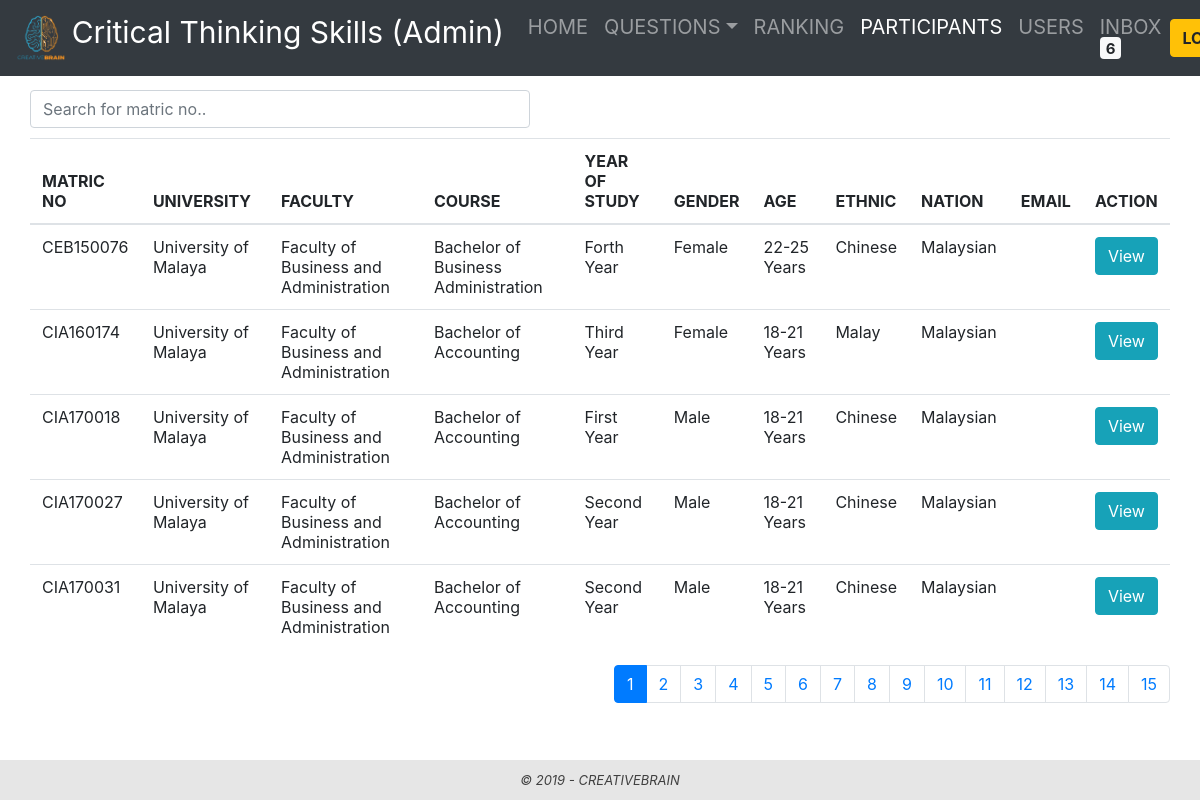
Page /admin/participants.php (signed in) on the committed database.
### tables this page shows
CREATE TABLE `participant` (
  `id` int(10) NOT NULL,
  `matricNo` varchar(10) NOT NULL,
  `university` int(2) NOT NULL,
  `faculty` int(2) NOT NULL,
  `course` int(2) NOT NULL,
  `yearOfStudy` int(11) NOT NULL,
  `gender` int(2) NOT NULL,
  `age` int(5) NOT NULL,
  `ethnic` int(5) NOT NULL,
  `nationality` int(11) NOT NULL,
  `email` varchar(255) NOT NULL,
  `createdOn` timestamp NOT NULL DEFAULT CURRENT_TIMESTAMP ON UPDATE CURRENT_TIMESTAMP
);

CREATE TABLE `participant_university` (
  `id` int(10) NOT NULL,
  `name` varchar(64) NOT NULL
);

CREATE TABLE `participant_faculty` (
  `id` int(10) NOT NULL,
  `name` varchar(64) NOT NULL
);

CREATE TABLE `participant_course` (
  `id` int(10) NOT NULL,
  `name` varchar(64) NOT NULL
);

CREATE TABLE `participant_yearstudy` (
  `id` int(10) NOT NULL,
  `name` varchar(64) NOT NULL
);

CREATE TABLE `participant_gender` (
  `id` int(10) NOT NULL,
  `name` varchar(64) NOT NULL
);

CREATE TABLE `participant_age` (
  `id` int(10) NOT NULL,
  `name` varchar(64) NOT NULL
);

CREATE TABLE `participant_ethnic` (
  `id` int(11) NOT NULL,
  `name` varchar(64) NOT NULL
);

CREATE TABLE `participant_nation` (
  `id` int(10) NOT NULL,
  `name` varchar(64) NOT NULL
);

### admin/participants.php (the view, shortened to what this page needs)
<!DOCTYPE html>
<?php
include ('connect.php');
$sqlPage = '
SELECT 		COUNT(id)
FROM 		message
WHERE NOT 	status =  0';
$resultPage 	= $conn->query($sqlPage);
$rowPage 		= $resultPage->fetch_row();
$total_records 	= $rowPage[0];
?>
<html>
<head>
	<link rel="stylesheet" type="text/css" href="admin.css">
	<link rel="stylesheet" href="https://stackpath.bootstrapcdn.com/bootstrap/4.3.1/css/bootstrap.min.css">
</head>
<body>
	<nav class="navbar navbar-expand-lg navbar-dark bg-dark fixed-top">
		<a class="navbar-brand" href="home.php">
			<img src= "../Brain Logo.png" style="width: 50px; height: 50px">
			<span style="font-size:30px">Critical Thinking Skills (Admin)</span></a>
			<div class="collapse navbar-collapse" id="navbarSupportedContent" style="font-size:20px;">
				<ul class="navbar-nav mr-auto">
					<li class="nav-item">
						<a class="nav-link" href="home.php">HOME</a>
					</li>
					<li class="nav-item dropdown">
						<a class="nav-link dropdown-toggle" href="questions.php" id="navbarDropdown" role="button" data-toggle="dropdown" aria-haspopup="true" aria-expanded="false">QUESTIONS</a>
					</li>
					<li class="nav-item">
						<a class="nav-link" href="ranking.php">RANKING</a>
					</li>
					<li class="nav-item active">
						<a class="nav-link" href="participants.php">PARTICIPANTS</a>
					</li>
					<li class="nav-item">
						<a class="nav-link" href="users.php">USERS</a>
					</li>
					<li class="nav-item">
						<a class="nav-link" href="message.php">INBOX <span class="badge badge-light"><?php echo $total_records; ?></span></a>
					</li>
				</ul>
				<a class="btn btn-warning" style="font-weight: bold" href="logout.php">LOG&nbspOUT</a>
			</div>
		</nav>
		<div class="container1 clearfix">
			<div>
				<form action = "participants.php" method="get" style="float: left; width: 500px !important; margin-bottom: 10px">
					<input class="form-control" type="text"  style="float: right" name = "id" placeholder="Search for matric no.." dir="ltr">
				</form>
			</div>
			<?php
			include('connect.php');
			if(isset($_GET['id'])){
				$getid = "LIKE '%" . $_GET['id'] . "%'";
			}else {
				$getid = "IS NOT NULL";
			}
			$limit = 5;
			if (isset($_GET['page'])) {
				$page  = $_GET['page'];
			} else {
				$page = 1;
			}
			$start_from = ($page - 1) * $limit;
			$sql = "
			SELECT
			part.id 		AS id,
			part.matricNo 	AS matricNo,
			partUni.name 	AS university,
			partFac.name 	AS faculty,
			partCourse.name AS course,
			partYear.name	AS year,
			partGender.name AS gender,
			partAge.name 	AS age,
			partEthnic.name AS ethnic,
			partNation.name AS nation,
			part.email 		AS email
			FROM
			participant 			AS part,
			participant_university	AS partUni,
			participant_faculty		AS partFac,
			participant_course 		AS partCourse,
			participant_yearstudy	AS partYear,
			participant_gender 		AS partGender,
			participant_age 		AS partAge,
			participant_ethnic 		AS partEthnic,
			participant_nation 		AS partNation
			WHERE
			part.university 	= partUni.id 	AND
			part.faculty 		= partFac.id 	AND
			part.course 		= partCourse.id AND
			part.yearOfStudy	= partYear.id 	AND
			part.gender 		= partGender.id AND
			part.age 			= partAge.id 	AND
			part.ethnic 		= partEthnic.id AND
			part.nationality	= partNation.id AND
			matricNo 			$getid
			ORDER BY matricNo
			LIMIT 	$start_from, $limit
			";
			$result = $conn->query($sql) or die($conn->error);
			?>
			<table class="table table-hover table-responsive">
				<thead>
					<tr>
						<th scope="col">MATRIC NO</th>
						<th scope="col">UNIVERSITY</th>
						<th scope="col">FACULTY</th>
						<th scope="col">COURSE</th>
						<th scope="col">YEAR OF STUDY</th>
						<th scope="col">GENDER</th>
						<th scope="col">AGE</th>
						<th scope="col">ETHNIC</th>
						<th scope="col">NATION</th>
						<th scope="col">EMAIL</th>
						<th scope="col">ACTION</th>
					</tr>
				</thead>
				<tbody>
					<?php
					while ($row = $result->fetch_assoc()) {
						echo
						'<tr>' .
						'<td>' . $row['matricNo'] . '</td>' .
						'<td>' . $row['university'] . '</td>' .
						'<td>' . $row['faculty'] . '</td>' .
						'<td>' . $row['course'] . '</td>' .
						'<td>' . $row['year'] . '</td>' .
						'<td>' . $row['gender'] . '</td>' .
						'<td>' . $row['age'] . '</td>' .
						'<td>' . $row['ethnic'] . '</td>' .
						'<td>' . $row['nation'] . '</td>' .
						'<td><a href="mailto:' . $row['email'] . '" target="_top">' . $row['email'] . '</a></td>' .
						'<td><input type="button" class="btn btn-info" value="View" data-toggle="modal" data-target="#modal'. $row['id'] .'"></td>' .
						'</tr> ';
					}
						?>
				</tbody>
			</table>
			<div id="paging" style="float:right">
				<?php
				$sqlPage = '
				SELECT 		COUNT(id)
				FROM 		participant';
				$resultPage 	= $conn->query($sqlPage);
				$rowPage 		= $resultPage->fetch_row();
				$total_records 	= $rowPage[0];
				$total_pages = ceil($total_records / $limit);
				$pagLink = '<ul class="pagination">';
				for ($i = 1; $i <= $total_pages; $i++) {
					if($page == $i){
						$pagLink .=
						'<li class="page-item active"><a class="page-link" href="participants.php?page=' . $i . '">' . $i . '</a></li>';
					} else {
						$pagLink .=
						'<li class="page-item"><a class="page-link" href="participants.php?page=' . $i . '">' . $i . '</a></li>';
					}
				};
				echo $pagLink . '</ul>';
				?>
			</div>
		</div>
	<footer>
		&copy 2019 - CREATIVEBRAIN
	</footer>
</body>
</html>

### admin/admin.css (style rules this page uses)
body { font-family: Arial, Helvetica, sans-serif; }
* { box-sizing: border-box; line-height: 20px; }
body { padding-top: 90px; }
.container1 { padding: 0px 30px 70px; width: 100%; }
footer { font-size: small; font-style: italic; width: 100%; text-align: center; background-color: #e6e6e6; padding: 10px; color: #404040; bottom: 0; position: fixed; left: 0; bottom: 0; z-index: 10000; }
.clearfix::after { content: ""; clear: both; display: table; }

### rows in the picture
participant: matricNo "CEB150076", university.name "University of Malaya", faculty.name "Faculty of Business and Administration", course.name "Bachelor of Business Administration", yearOfStudy.name "Forth Year", gender.name "Female", age.name "22-25 Years", ethnic.name "Chinese", nationality.name "Malaysian"
participant: matricNo "CIA160174", university.name "University of Malaya", faculty.name "Faculty of Business and Administration", course.name "Bachelor of Accounting", yearOfStudy.name "Third Year", gender.name "Female", age.name "18-21 Years", ethnic.name "Malay", nationality.name "Malaysian"
participant: matricNo "CIA170018", university.name "University of Malaya", faculty.name "Faculty of Business and Administration", course.name "Bachelor of Accounting", yearOfStudy.name "First Year", gender.name "Male", age.name "18-21 Years", ethnic.name "Chinese", nationality.name "Malaysian"
participant: matricNo "CIA170027", university.name "University of Malaya", faculty.name "Faculty of Business and Administration", course.name "Bachelor of Accounting", yearOfStudy.name "Second Year", gender.name "Male", age.name "18-21 Years", ethnic.name "Chinese", nationality.name "Malaysian"
participant: matricNo "CIA170031", university.name "University of Malaya", faculty.name "Faculty of Business and Administration", course.name "Bachelor of Accounting", yearOfStudy.name "Second Year", gender.name "Male", age.name "18-21 Years", ethnic.name "Chinese", nationality.name "Malaysian"

### other values in the picture
$total_records "6"
